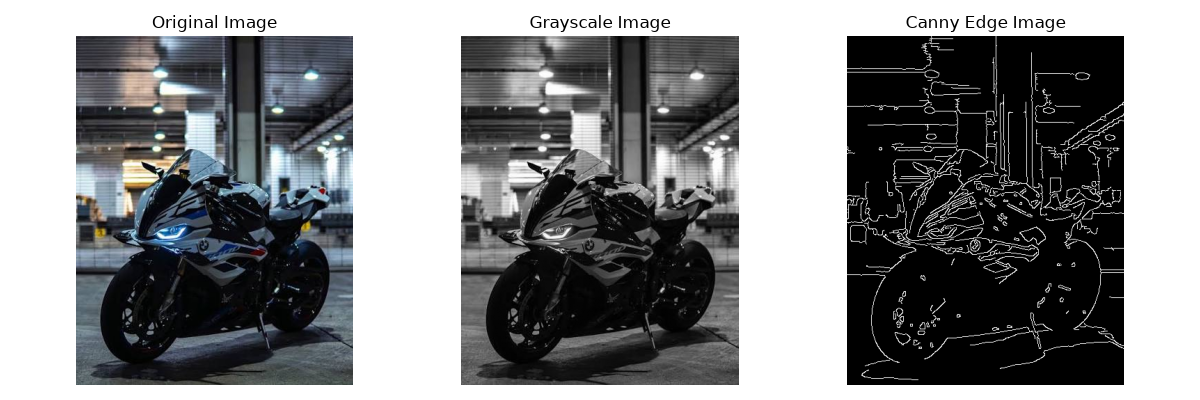

Here is the Python script that generated this plot:

# Import required libraries
import cv2
import numpy as np
import matplotlib.pyplot as plt
import urllib.request

# Read input image from URL
url = "https://encrypted-tbn0.gstatic.com/images?q=tbn:ANd9GcQ4fikOeote8mjCKla_BMf8kVsDweNygzThQWtIctZdgxMF2ecvm6r58nWe&s=10"

request = urllib.request.Request(
    url,
    headers={"User-Agent": "Mozilla/5.0"}
)

with urllib.request.urlopen(request, timeout=30) as response:
    data = response.read()

image = cv2.imdecode(
    np.frombuffer(data, dtype=np.uint8),
    cv2.IMREAD_COLOR
)

if image is None:
    print("Error: Image not found.")
else:
    # Convert image into grayscale
    gray_image = cv2.cvtColor(
        image,
        cv2.COLOR_BGR2GRAY
    )

    # Apply Gaussian Blur
    blur_image = cv2.GaussianBlur(
        gray_image,
        (5, 5),
        0
    )

    # Apply Canny Edge Detection
    edges = cv2.Canny(
        blur_image,
        100,
        200
    )

    # Convert original image to RGB
    image_rgb = cv2.cvtColor(
        image,
        cv2.COLOR_BGR2RGB
    )

    # Display images
    plt.figure(figsize=(12, 4))

    # Original image
    plt.subplot(1, 3, 1)
    plt.imshow(image_rgb)
    plt.title("Original Image")
    plt.axis("off")

    # Grayscale image
    plt.subplot(1, 3, 2)
    plt.imshow(gray_image, cmap="gray")
    plt.title("Grayscale Image")
    plt.axis("off")

    # Edge detected image
    plt.subplot(1, 3, 3)
    plt.imshow(edges, cmap="gray")
    plt.title("Canny Edge Image")
    plt.axis("off")

    plt.tight_layout()
    plt.show()

    print("Edge detection completed successfully.")
